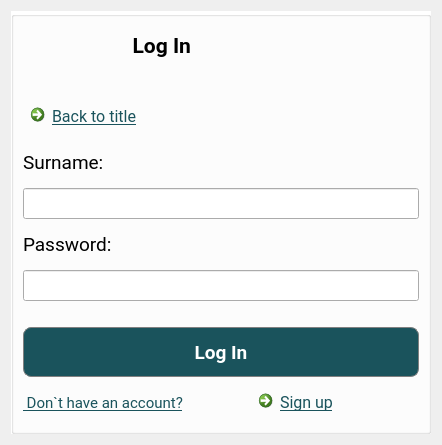
<?xml version="1.0" encoding="UTF-8"?>
<ui version="4.0">
 <class>Loginpage</class>
 <widget class="QDialog" name="Loginpage">
  <property name="geometry">
   <rect>
    <x>0</x>
    <y>0</y>
    <width>442</width>
    <height>445</height>
   </rect>
  </property>
  <property name="windowTitle">
   <string>Dialog</string>
  </property>
  <property name="styleSheet">
   <string notr="true"/>
  </property>
  <layout class="QVBoxLayout" name="verticalLayout_2">
   <item>
    <widget class="QGroupBox" name="groupBox">
     <property name="styleSheet">
      <string notr="true">QGroupBox{
background-color:rgb(255,255,255);
}</string>
     </property>
     <property name="title">
      <string/>
     </property>
     <layout class="QVBoxLayout" name="verticalLayout">
      <item>
       <widget class="QLabel" name="label_4">
        <property name="font">
         <font>
          <family>Roboto</family>
          <pointsize>16</pointsize>
          <weight>75</weight>
          <bold>true</bold>
         </font>
        </property>
        <property name="text">
         <string>                     Log In</string>
        </property>
       </widget>
      </item>
      <item>
       <widget class="QLabel" name="label_Info">
        <property name="sizePolicy">
         <sizepolicy hsizetype="Minimum" vsizetype="Fixed">
          <horstretch>0</horstretch>
          <verstretch>0</verstretch>
         </sizepolicy>
        </property>
        <property name="minimumSize">
         <size>
          <width>0</width>
          <height>20</height>
         </size>
        </property>
        <property name="font">
         <font>
          <family>Roboto</family>
          <pointsize>12</pointsize>
          <weight>50</weight>
          <bold>false</bold>
         </font>
        </property>
        <property name="layoutDirection">
         <enum>Qt::LeftToRight</enum>
        </property>
        <property name="text">
         <string/>
        </property>
       </widget>
      </item>
      <item>
       <widget class="QCommandLinkButton" name="commandLinkButton_BackToTitle">
        <property name="sizePolicy">
         <sizepolicy hsizetype="Minimum" vsizetype="Fixed">
          <horstretch>0</horstretch>
          <verstretch>0</verstretch>
         </sizepolicy>
        </property>
        <property name="font">
         <font>
          <family>Roboto</family>
          <pointsize>12</pointsize>
          <weight>50</weight>
          <bold>false</bold>
          <underline>true</underline>
         </font>
        </property>
        <property name="toolTip">
         <string>Returns to title window</string>
        </property>
        <property name="styleSheet">
         <string notr="true">QCommandLinkButton{
color:rgb(26, 83, 92);
}</string>
        </property>
        <property name="text">
         <string>Back to title</string>
        </property>
       </widget>
      </item>
      <item>
       <widget class="QLabel" name="label">
        <property name="font">
         <font>
          <family>Roboto</family>
          <pointsize>14</pointsize>
          <weight>50</weight>
          <bold>false</bold>
         </font>
        </property>
        <property name="text">
         <string>Surname:</string>
        </property>
       </widget>
      </item>
      <item>
       <widget class="QLineEdit" name="lineEdit_login">
        <property name="minimumSize">
         <size>
          <width>0</width>
          <height>30</height>
         </size>
        </property>
        <property name="font">
         <font>
          <family>Roboto</family>
          <pointsize>14</pointsize>
          <italic>true</italic>
         </font>
        </property>
        <property name="text">
         <string/>
        </property>
       </widget>
      </item>
      <item>
       <widget class="QLabel" name="label_2">
        <property name="font">
         <font>
          <family>Roboto</family>
          <pointsize>14</pointsize>
          <weight>50</weight>
          <bold>false</bold>
         </font>
        </property>
        <property name="text">
         <string>Password:</string>
        </property>
       </widget>
      </item>
      <item>
       <widget class="QLineEdit" name="lineEdit_password">
        <property name="minimumSize">
         <size>
          <width>0</width>
          <height>30</height>
         </size>
        </property>
        <property name="font">
         <font>
          <family>Roboto</family>
          <pointsize>14</pointsize>
          <italic>false</italic>
         </font>
        </property>
        <property name="text">
         <string/>
        </property>
        <property name="echoMode">
         <enum>QLineEdit::Password</enum>
        </property>
       </widget>
      </item>
      <item>
       <spacer name="horizontalSpacer">
        <property name="orientation">
         <enum>Qt::Horizontal</enum>
        </property>
        <property name="sizeHint" stdset="0">
         <size>
          <width>40</width>
          <height>20</height>
         </size>
        </property>
       </spacer>
      </item>
      <item>
       <widget class="QPushButton" name="pushButton_Login">
        <property name="minimumSize">
         <size>
          <width>0</width>
          <height>50</height>
         </size>
        </property>
        <property name="font">
         <font>
          <family>Roboto</family>
          <pointsize>14</pointsize>
          <weight>75</weight>
          <italic>false</italic>
          <bold>true</bold>
          <underline>false</underline>
          <strikeout>false</strikeout>
          <stylestrategy>PreferAntialias</stylestrategy>
         </font>
        </property>
        <property name="toolTip">
         <string>Enters to system</string>
        </property>
        <property name="autoFillBackground">
         <bool>false</bool>
        </property>
        <property name="styleSheet">
         <string notr="true">QPushButton{
border-radius: 8px;
background-color:rgb(26, 83, 92) ;
color:white;
border: 1px solid gray; 
}

QPushButton:pressed{
background-color:qlineargradient(spread:pad, x1:0.493, y1:0, x2:0.517, y2:0.994, stop:0 rgba(13, 43, 47, 255), stop:1 rgba(26, 83, 92, 255));
}</string>
        </property>
        <property name="text">
         <string>Log In</string>
        </property>
        <property name="iconSize">
         <size>
          <width>16</width>
          <height>50</height>
         </size>
        </property>
       </widget>
      </item>
      <item>
       <layout class="QHBoxLayout" name="horizontalLayout">
        <item>
         <widget class="QLabel" name="label_ToRegistration">
          <property name="font">
           <font>
            <family>Roboto</family>
            <pointsize>11</pointsize>
            <weight>50</weight>
            <bold>false</bold>
            <underline>true</underline>
           </font>
          </property>
          <property name="styleSheet">
           <string notr="true">QLabel{
color:rgb(26, 83, 92);
}</string>
          </property>
          <property name="text">
           <string> Don`t have an account?</string>
          </property>
         </widget>
        </item>
        <item>
         <widget class="QCommandLinkButton" name="commandLinkButton">
          <property name="sizePolicy">
           <sizepolicy hsizetype="Maximum" vsizetype="Maximum">
            <horstretch>0</horstretch>
            <verstretch>0</verstretch>
           </sizepolicy>
          </property>
          <property name="minimumSize">
           <size>
            <width>0</width>
            <height>0</height>
           </size>
          </property>
          <property name="font">
           <font>
            <family>Roboto</family>
            <pointsize>12</pointsize>
            <weight>50</weight>
            <bold>false</bold>
            <underline>true</underline>
           </font>
          </property>
          <property name="contextMenuPolicy">
           <enum>Qt::NoContextMenu</enum>
          </property>
          <property name="toolTip">
           <string>Creates a new student account</string>
          </property>
          <property name="styleSheet">
           <string notr="true">QCommandLinkButton{
color:rgb(26, 83, 92);
}</string>
          </property>
          <property name="text">
           <string>Sign up</string>
          </property>
         </widget>
        </item>
       </layout>
      </item>
     </layout>
    </widget>
   </item>
  </layout>
 </widget>
 <resources/>
 <connections/>
</ui>
